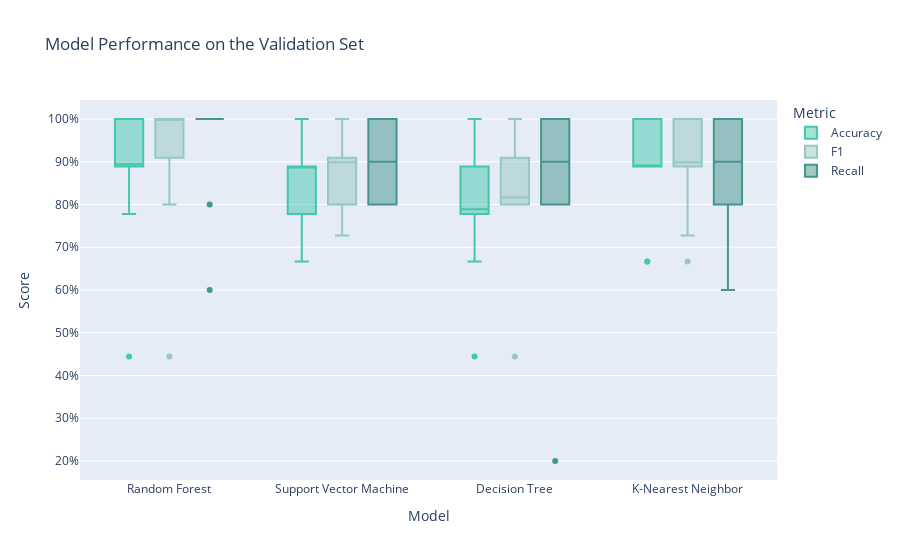

Notebook code cell kept with this figure:
### Code cell
# Boxplot of cross-validation scores:

# SVM
cv_scores_SVM_using_accuracy_dict = pd.DataFrame(data={'Score': cv_scores_SVM_using_accuracy, 'Metric': 'Accuracy', 'Model': 'Support Vector Machine'})
cv_scores_SVM_using_f1_dict = pd.DataFrame(data={'Score': cv_scores_SVM_using_f1, 'Metric': 'F1', 'Model': 'Support Vector Machine'})
cv_scores_SVM_using_recall_dict = pd.DataFrame(data={'Score': cv_scores_SVM_using_recall, 'Metric': 'Recall', 'Model': 'Support Vector Machine'})
SVM_dataframe = pd.concat([cv_scores_SVM_using_accuracy_dict, cv_scores_SVM_using_f1_dict, cv_scores_SVM_using_recall_dict], axis=0)

# KNN
cv_scores_KNN_using_accuracy_dict = pd.DataFrame(data={'Score': cv_scores_KNN_using_accuracy, 'Metric': 'Accuracy', 'Model': 'K-Nearest Neighbor'})
cv_scores_KNN_using_f1_dict = pd.DataFrame(data={'Score': cv_scores_KNN_using_f1, 'Metric': 'F1', 'Model': 'K-Nearest Neighbor'})
cv_scores_KNN_using_recall_dict = pd.DataFrame(data={'Score': cv_scores_KNN_using_recall, 'Metric': 'Recall', 'Model': 'K-Nearest Neighbor'})
KNN_dataframe = pd.concat([cv_scores_KNN_using_accuracy_dict, cv_scores_KNN_using_f1_dict, cv_scores_KNN_using_recall_dict], axis=0)

# DT
cv_scores_DT_using_accuracy_dict = pd.DataFrame(data={'Score': cv_scores_DT_using_accuracy, 'Metric': 'Accuracy', 'Model': 'Decision Tree'})
cv_scores_DT_using_f1_dict = pd.DataFrame(data={'Score': cv_scores_DT_using_f1, 'Metric': 'F1', 'Model': 'Decision Tree'})
cv_scores_DT_using_recall_dict = pd.DataFrame(data={'Score': cv_scores_DT_using_recall, 'Metric': 'Recall', 'Model': 'Decision Tree'})
DT_dataframe = pd.concat([cv_scores_DT_using_accuracy_dict, cv_scores_DT_using_f1_dict, cv_scores_DT_using_recall_dict], axis=0)

# RF
cv_scores_RF_using_accuracy_dict = pd.DataFrame(data={'Score': cv_scores_RF_using_accuracy, 'Metric': 'Accuracy', 'Model': 'Random Forest'})
cv_scores_RF_using_f1_dict = pd.DataFrame(data={'Score': cv_scores_RF_using_f1, 'Metric': 'F1', 'Model': 'Random Forest'})
cv_scores_RF_using_recall_dict = pd.DataFrame(data={'Score': cv_scores_RF_using_recall, 'Metric': 'Recall', 'Model': 'Random Forest'})
RF_dataframe = pd.concat([cv_scores_RF_using_accuracy_dict, cv_scores_RF_using_f1_dict, cv_scores_RF_using_recall_dict], axis=0)


plot_df=pd.concat([SVM_dataframe, KNN_dataframe, DT_dataframe, RF_dataframe], axis=0)
plot_df['Score']=plot_df.Score.mul(100)
fig = px.box(plot_df, x="Model", y="Score", color="Metric", 
             title="Model Performance on the Validation Set",
             color_discrete_sequence = ['#45c7af', '#95C8C3','#45968E'])
fig.update_layout(xaxis_title='Model', yaxis_ticksuffix='%')
fig.update_xaxes(categoryorder='median descending')
fig.show()

### Figure 1 — Plotly figure (JSON) as saved in the notebook; plotly's stock layout.template omitted (floating-point values rounded to 4 significant figures)
{"data": [{"alignmentgroup": "True", "hovertemplate": "Metric=Accuracy<br>Model=%{x}<br>Score=%{y}<extra></extra>", "legendgroup": "Accuracy", "marker": {"color": "#45c7af"}, "name": "Accuracy", "notched": false, "offsetgroup": "Accuracy", "orientation": "v", "showlegend": true, "type": "box", "x": ["Support Vector Machine", "Support Vector Machine", "Support Vector Machine", "Support Vector Machine", "Support Vector Machine", "Support Vector Machine", "Support Vector Machine", "Support Vector Machine", "Support Vector Machine", "Support Vector Machine", "K-Nearest Neighbor", "K-Nearest Neighbor", "K-Nearest Neighbor", "K-Nearest Neighbor", "K-Nearest Neighbor", "K-Nearest Neighbor", "K-Nearest Neighbor", "K-Nearest Neighbor", "K-Nearest Neighbor", "K-Nearest Neighbor", "Decision Tree", "Decision Tree", "Decision Tree", "Decision Tree", "Decision Tree", "Decision Tree", "Decision Tree", "Decision Tree", "Decision Tree", "Decision Tree", "Random Forest", "Random Forest", "Random Forest", "Random Forest", "Random Forest", "Random Forest", "Random Forest", "Random Forest", "Random Forest", "Random Forest"], "x0": " ", "xaxis": "x", "y": [100, 88.89, 77.78, 66.67, 88.89, 77.78, 88.89, 100, 88.89, 88.89, 100, 88.89, 88.89, 66.67, 100, 66.67, 88.89, 100, 88.89, 88.89, 80, 77.78, 77.78, 44.44, 88.89, 66.67, 100, 88.89, 77.78, 88.89, 90, 88.89, 88.89, 44.44, 100, 77.78, 100, 100, 88.89, 100], "y0": " ", "yaxis": "y"}, {"alignmentgroup": "True", "hovertemplate": "Metric=F1<br>Model=%{x}<br>Score=%{y}<extra></extra>", "legendgroup": "F1", "marker": {"color": "#95C8C3"}, "name": "F1", "notched": false, "offsetgroup": "F1", "orientation": "v", "showlegend": true, "type": "box", "x": ["Support Vector Machine", "Support Vector Machine", "Support Vector Machine", "Support Vector Machine", "Support Vector Machine", "Support Vector Machine", "Support Vector Machine", "Support Vector Machine", "Support Vector Machine", "Support Vector Machine", "K-Nearest Neighbor", "K-Nearest Neighbor", "K-Nearest Neighbor", "K-Nearest Neighbor", "K-Nearest Neighbor", "K-Nearest Neighbor", "K-Nearest Neighbor", "K-Nearest Neighbor", "K-Nearest Neighbor", "K-Nearest Neighbor", "Decision Tree", "Decision Tree", "Decision Tree", "Decision Tree", "Decision Tree", "Decision Tree", "Decision Tree", "Decision Tree", "Decision Tree", "Decision Tree", "Random Forest", "Random Forest", "Random Forest", "Random Forest", "Random Forest", "Random Forest", "Random Forest", "Random Forest", "Random Forest", "Random Forest"], "x0": " ", "xaxis": "x", "y": [100, 88.89, 80.0, 72.73, 90.91, 80.0, 88.89, 100, 90.91, 90.91, 100, 88.89, 88.89, 72.73, 100, 66.67, 88.89, 100, 90.91, 90.91, 83.33, 83.33, 80.0, 44.44, 100, 80.0, 100, 90.91, 80.0, 80.0, 90.91, 100, 100, 44.44, 100, 80.0, 100, 100, 90.91, 100], "y0": " ", "yaxis": "y"}, {"alignmentgroup": "True", "hovertemplate": "Metric=Recall<br>Model=%{x}<br>Score=%{y}<extra></extra>", "legendgroup": "Recall", "marker": {"color": "#45968E"}, "name": "Recall", "notched": false, "offsetgroup": "Recall", "orientation": "v", "showlegend": true, "type": "box", "x": ["Support Vector Machine", "Support Vector Machine", "Support Vector Machine", "Support Vector Machine", "Support Vector Machine", "Support Vector Machine", "Support Vector Machine", "Support Vector Machine", "Support Vector Machine", "Support Vector Machine", "K-Nearest Neighbor", "K-Nearest Neighbor", "K-Nearest Neighbor", "K-Nearest Neighbor", "K-Nearest Neighbor", "K-Nearest Neighbor", "K-Nearest Neighbor", "K-Nearest Neighbor", "K-Nearest Neighbor", "K-Nearest Neighbor", "Decision Tree", "Decision Tree", "Decision Tree", "Decision Tree", "Decision Tree", "Decision Tree", "Decision Tree", "Decision Tree", "Decision Tree", "Decision Tree", "Random Forest", "Random Forest", "Random Forest", "Random Forest", "Random Forest", "Random Forest", "Random Forest", "Random Forest", "Random Forest", "Random Forest"], "x0": " ", "xaxis": "x", "y": [100, 80, 80, 80, 100, 80, 80, 100, 100, 100, 100, 80, 80, 80, 100, 60, 80, 100, 100, 100, 100, 100, 100, 20, 80, 80, 100, 100, 80, 80, 100, 100, 100, 60, 100, 80, 100, 100, 100, 100], "y0": " ", "yaxis": "y"}], "layout": {"boxmode": "group", "legend": {"title": {"text": "Metric"}, "tracegroupgap": 0}, "title": {"text": "Model Performance on the Validation Set"}, "xaxis": {"anchor": "y", "categoryorder": "median descending", "domain": [0, 1], "title": {"text": "Model"}}, "yaxis": {"anchor": "x", "domain": [0, 1], "ticksuffix": "%", "title": {"text": "Score"}}}}
